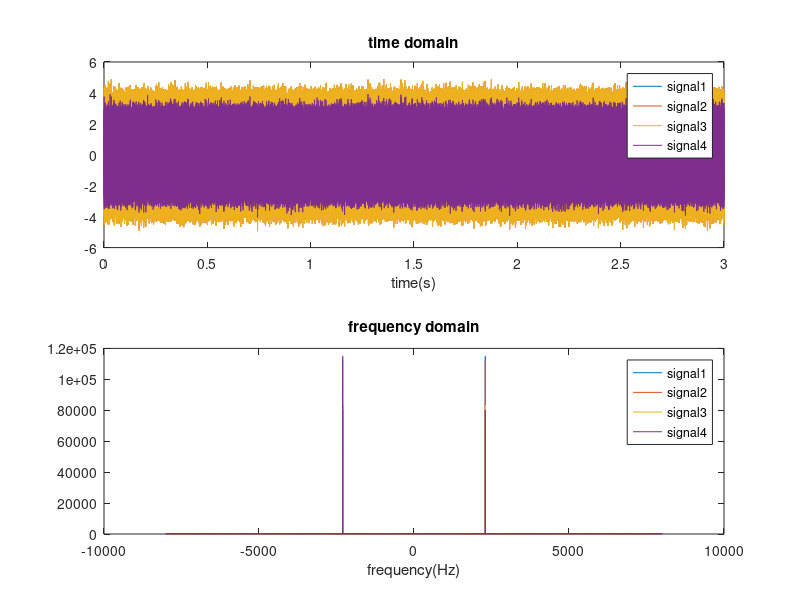
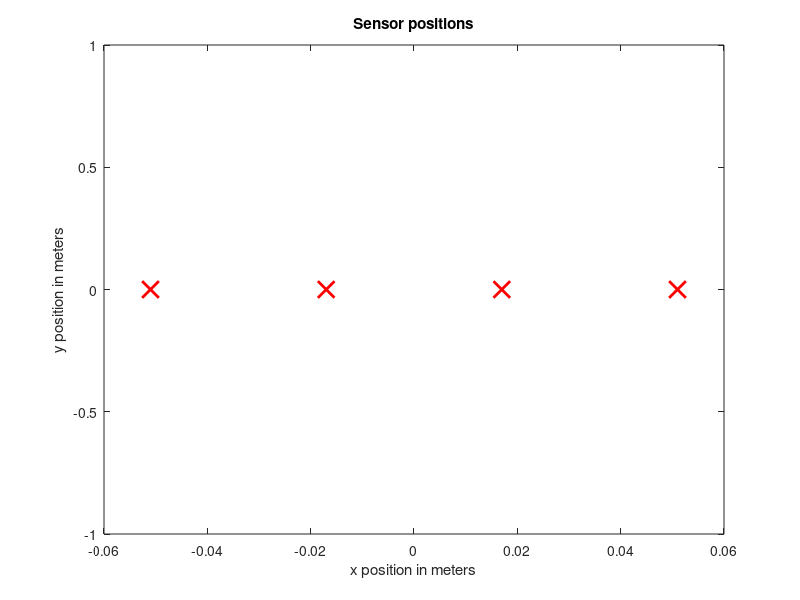
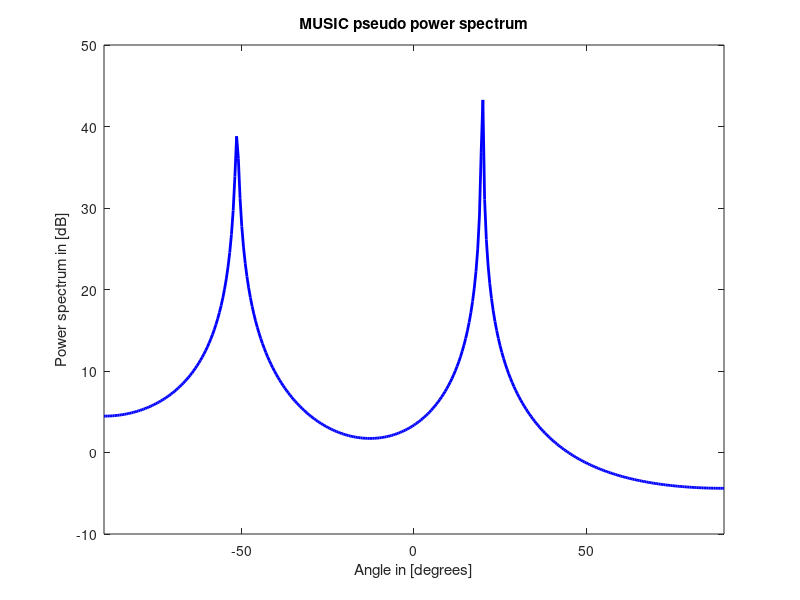

Recreate these plots in MATLAB, in order. (Note: this script raises an error after producing the figures.)
clear all; close all;
%% Load data

load("Observation_nb.mat");                      % load data
X = y ;                                          % 4-channel received signals
fs = fs;                                         % sample rate (Hz)
L=length(X(:,1));
%% Plot waveform

subplot(2,1,1);
ts=(0:L-1)/fs;
plot(ts,real(X))
title("time domain")
xlabel('time(s)')
legend('signal1','signal2','signal3','signal4')

subplot(2,1,2);
f=(-fs/2:fs/L:(-fs/2+fs/L*(L-1)));
plot(f,abs(fftshift(fft(X))))
title("frequency domain")
xlabel('frequency(Hz)')
legend('signal1','signal2','signal3','signal4')
%% Array setup

[Frame,nSensors] = size(X);
J = nSensors;                                      % number of sensors
dx = 0.034;                                        % inter-sensor distance in x direction (m)
dy = 0;                                            % sensor distance in y direction (m)
c = 340;                                           % sound velocity  (m)
n_source = 2;                                      % number of sources
Index = linspace(0,J-1,J);
p = (-(J-1)/2 + Index.') * [dx dy];                % sensor position
%% Plot sensor positions

linspec = {'rx','MarkerSize',12,'LineWidth',2};
figure
plot(p(:,1),p(:,2),linspec{:});
title('Sensor positions');
xlabel('x position in meters');
ylabel('y position in meters');
disp('The four microphones are ready !');
%% DoA estimation (MUSIC)

stride =0.5;                                                 % determine the angular resolution(deg)
theta = -90:stride:90;                                       % grid
f_c =2300 ;                                                  % By inspection, we get the center frequency(Hz) from from the ferquency-domain plot
R_x = X'*X/L;                                                % autocorrelation estimate
v =  [sin(theta*pi/180);-cos(theta*pi/180)];                 % direction vector
a_theta = exp(-2j*pi*(Index')*(dx*sin(theta*pi/180)) / (c/f_c));                  % steer vector

% implement eigen-decomposition and obtain the pseudo spectrum
[EV,D] = eig(R_x);
EVA = diag(D);
[EVA,ind] = sort(EVA);
EV = EV(:,ind);
Un = EV(:,1:J-n_source);                                        % noise subspace (columns are eigenvectors), size: J*(J-n_source)
P_sm = 1./diag(a_theta'*(Un*Un')*a_theta);                    % pseudo music power
%% Plot the MUSIC pseudo power spectrum

figure;
linspec = {'b-','LineWidth',2};
plot(theta, 10*log10(abs(P_sm)), linspec{:});
title('MUSIC pseudo power spectrum')
xlabel('Angle in [degrees]');
ylabel('Power spectrum in [dB]');
xlim([-90,90]);
%% Find the local maximum and visualization

P_middle = abs(P_sm(2:end-1));
P_front = abs(P_sm(1:end-2));
P_back = abs(P_sm(3:end));
logic_front = (P_middle - P_front)>0;
logic_back = (P_middle - P_back)>0;
logic = logic_front & logic_back;
P_middle(~logic) = min(P_middle);
P_local = [abs(P_sm(1));P_middle;abs(P_sm(end))];
[~,doa_Idx] = maxk(P_local,n_source);
doa = theta(doa_Idx);
[~,minIdx] = min(abs(doa));
doa_source = doa(minIdx);
[~,maxIdx] = max(abs(doa));
interfer = doa(maxIdx);
disp(['The desired source DOA with MUSIC is: ',num2str(doa_source),' deg']);
disp(['The interfering DOA with MUSIC is: ',num2str(interfer),' deg']);